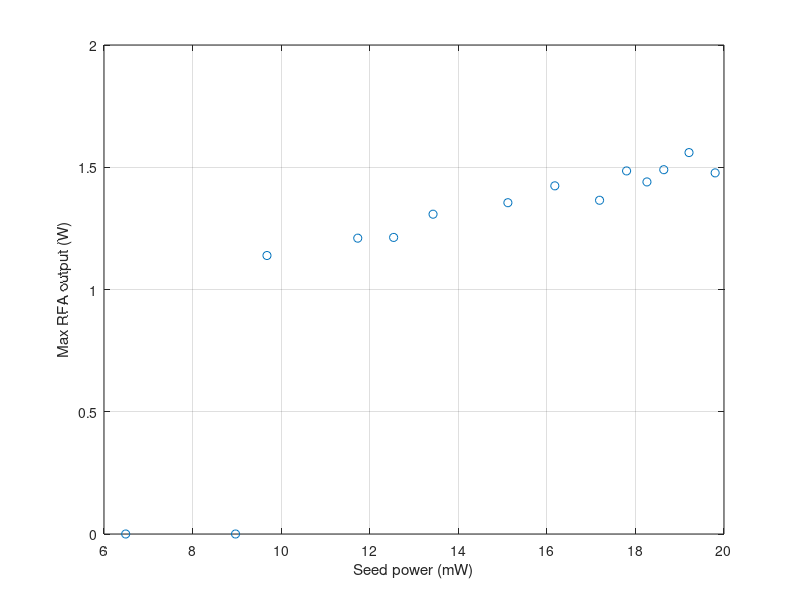

Write MATLAB code to recreate this figure.
% Huan Bui
% Na 1178 nm seed power vs max output of 589 nm RFA 

clear all

seed_power = 10.*[1.98  1.719 1.254 0.968 1.826 1.512 1.343 1.173 1.921 1.780 1.618 1.864 0.897 0.649];
max_output =     [1.477 1.365 1.213 1.139 1.440 1.355 1.308 1.210 1.56  1.485 1.424 1.49  0.000 0.000];

plot(seed_power, max_output, 'o')
xlabel('Seed power (mW)')
ylabel('Max RFA output (W)')

grid on